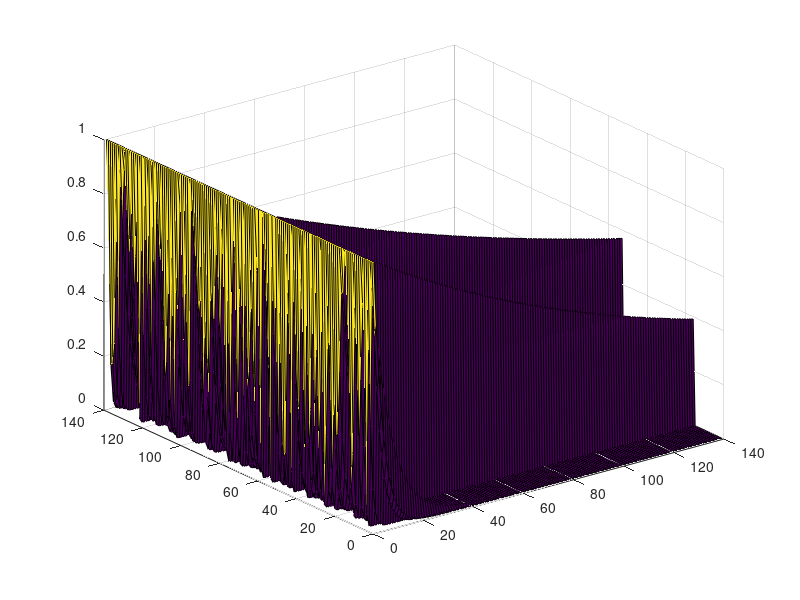

The MATLAB source for this figure:
clc
clear
N = 140;
x = rand(N ,1);
y = cos (2*pi*2*x.^2) + 0.2*randn(N ,1);

Xt = (0:0.0001 :1)'; % Test inputs
XX = zeros(N,N);
for i = 1: size(XX,2),
XX(:,i) = x.^(i -1);
end;
mat = pinv(XX)*y;
M = zeros(length(Xt),N);
for j = 1: size(XX,2),
M(:,j) = Xt.^(j -1);
end;
Yh = M*mat;
figure;
plot(Xt ,Yh ,'r',x,y,'b*');
axis ([0 1 -2 2]);
surf ( XX,M)

